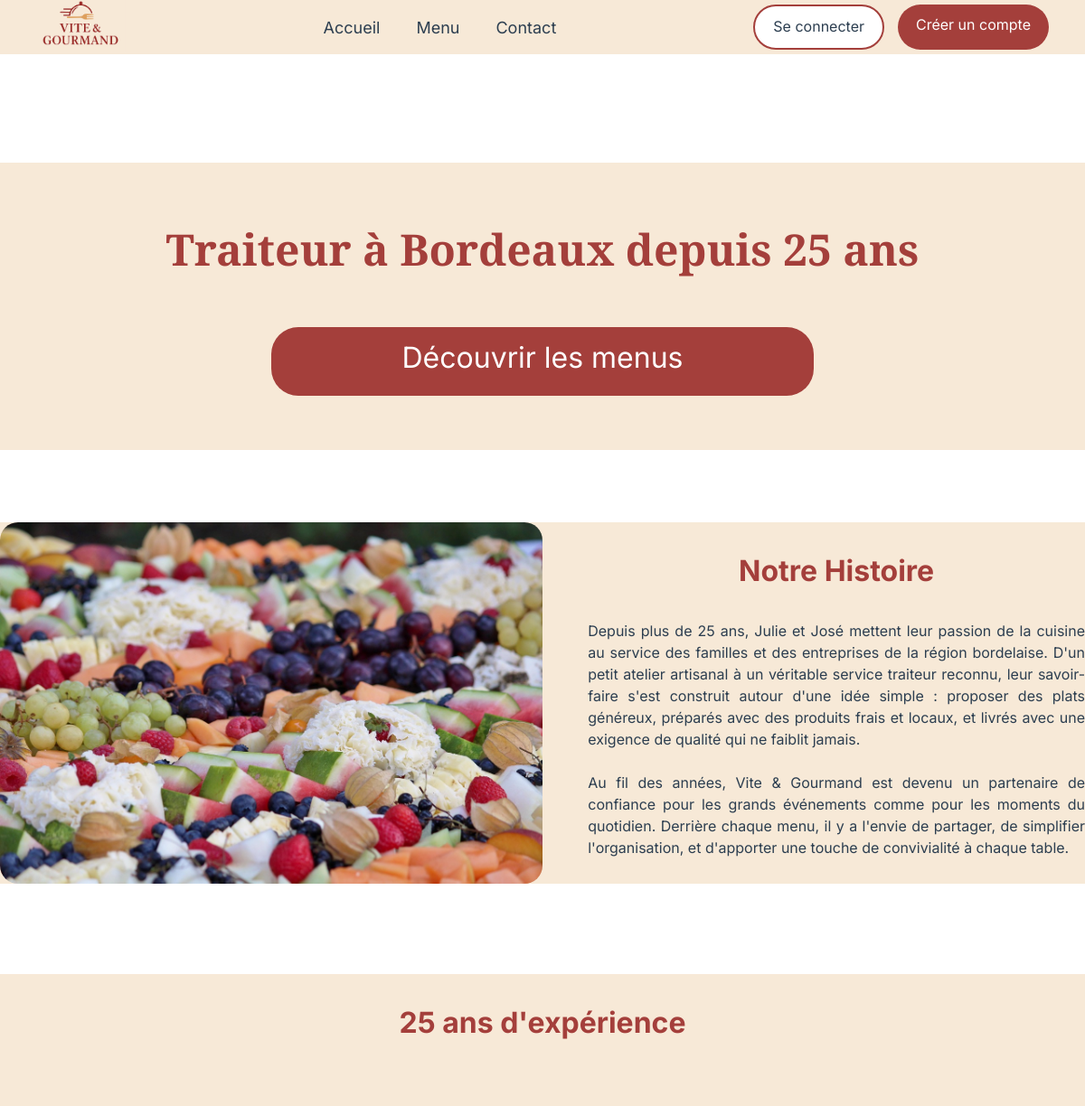
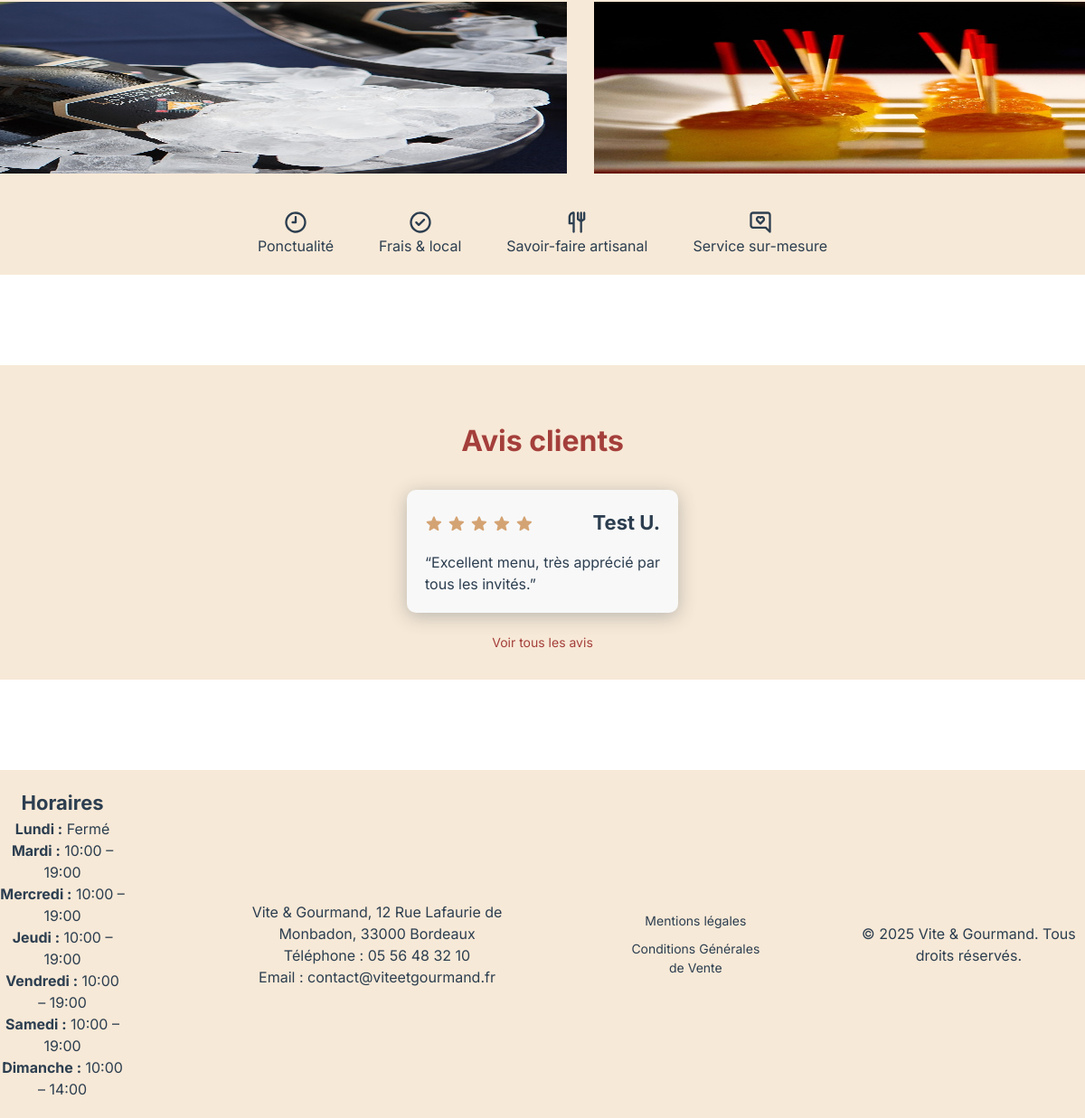
The page /public/index.php on the database its author committed (2 pictures, top to bottom).
### tables this page shows
CREATE TABLE avis (
    id INT AUTO_INCREMENT PRIMARY KEY,
    commande_id INT NOT NULL UNIQUE,
    note INT CHECK (note BETWEEN 1 AND 5),
    commentaire TEXT,
    valide BOOLEAN DEFAULT FALSE,
    FOREIGN KEY (commande_id) REFERENCES commande(id)
);

CREATE TABLE utilisateur (
    id INT AUTO_INCREMENT PRIMARY KEY,
    prenom VARCHAR(50) NOT NULL,
    nom VARCHAR(50) NOT NULL,
    email VARCHAR(100) NOT NULL UNIQUE,
    gsm VARCHAR(150),
    adresse VARCHAR(255) NOT NULL,
    ville VARCHAR(100) NOT NULL,
    code_postal VARCHAR(10) NOT NULL,
    mot_de_passe VARCHAR(255) NOT NULL,
    reset_token VARCHAR(255),
    reset_expires DATETIME,
    role VARCHAR(50) DEFAULT 'user',
    actif BOOLEAN DEFAULT TRUE
);

CREATE TABLE horaire (
    id INT AUTO_INCREMENT PRIMARY KEY,
    jour VARCHAR(20) NOT NULL,
    ouverture TIME NULL,
    fermeture TIME NULL
);

### models/avisModel.php (called while the page is built, shortened)
<?php
function getAvisValides(PDO $pdo, int $limit = 3): array
{
    $sql = "
        SELECT
            a.note,
            a.commentaire,
            u.prenom,
            u.nom
        FROM avis a
        JOIN commande c ON a.commande_id = c.id
        JOIN utilisateur u ON c.utilisateur_id = u.id
        WHERE a.valide = 1
        ORDER BY a.id DESC
        LIMIT :limit
    ";
    $stmt = $pdo->prepare($sql);
    $stmt->bindValue(':limit', $limit, PDO::PARAM_INT);
    $stmt->execute();
    return $stmt->fetchAll(PDO::FETCH_ASSOC);
}

### models/horaireModel.php (called while the page is built, shortened)
<?php
function getHoraires(PDO $pdo): array
{
    $stmt = $pdo->query("
        SELECT jour, ouverture, fermeture
        FROM horaire
        ORDER BY id
    ");
    return $stmt->fetchAll(PDO::FETCH_ASSOC);
}

### public/index.php (the view, shortened to what this page needs)
<?php
require_once __DIR__ . '/../config/database.php';
require_once __DIR__ . '/../models/avisModel.php';
$avisList = getAvisValides($pdo, 3);
?>
<!DOCTYPE html>
<html lang="fr">
<head>
    <?php
    require_once __DIR__ . '/../partials/head.php';
    ?>
</head>
<body>
<?php
require_once __DIR__ . '/../partials/header.php';
?>
<main id="main-content">
    <section class="hero-section commandes-hero">
        <h1>Traiteur à Bordeaux depuis 25 ans</h1>
        <a href="menus.php" class="button">Découvrir les menus</a>
    </section>
    <section class="histoire">
        <img src="assets/images/histoire.jpg" alt="assortiment de fruits frais">
        <div class="histoire-text">
            <h2>Notre Histoire</h2>
            <p>
                Depuis plus de 25 ans, Julie et José mettent leur passion de la cuisine
                au service des familles et des entreprises de la région bordelaise.
                D'un petit atelier artisanal à un véritable service traiteur reconnu,
                leur savoir-faire s'est construit autour d'une idée simple : proposer
                des plats généreux, préparés avec des produits frais et locaux, et
                livrés avec une exigence de qualité qui ne faiblit jamais.
            </p><br>
            <p>
                Au fil des années, Vite & Gourmand est devenu un partenaire de confiance
                pour les grands événements comme pour les moments du quotidien.
                Derrière chaque menu, il y a l'envie de partager, de simplifier
                l'organisation, et d'apporter une touche de convivialité à chaque table.
            </p>
        </div>
    </section>
    <section class="experience">
        <h2>25 ans d'expérience</h2>
        <div class="experience-photos">
            <img src="assets/images/experience2.jpg" alt="plateau de petits fours salés">
            <img src="assets/images/experience3.jpg" alt="seau de bouteilles de champagne">
        </div>
        <div class="experience-icons">
            <div class="icon-item">
                <img src="assets/images/icone_clock.svg" alt="icone horloge">
                <p>Ponctualité</p>
            </div>
            <div class="icon-item">
                <img src="assets/images/icone_check.svg" alt="icone check">
                <p>Frais & local</p>
            </div>
            <div class="icon-item">
                <img src="assets/images/icone_utensils.svg" alt="icone ustensils">
                <p>Savoir-faire artisanal</p>
            </div>
            <div class="icon-item">
                <img src="assets/images/icone_heart.svg" alt="icone coeur">
                <p>Service sur-mesure</p>
            </div>
        </div>
    </section>
    <section class="avis">
        <h2>Avis clients</h2>
        <?php if (empty($avisList)): ?>
            <p>Aucun avis client pour le moment.</p>
        <?php else: ?>
            <div class="avis-container">
                <?php foreach ($avisList as $avis): ?>
                    <div class="avis-card">
                        <div class="avis-header">
                            <div class="avis-stars">
                                <?php for ($i = 1; $i <= 5; $i++): ?>
                                    <img
                                        src="assets/images/icone_star.svg"
                                        alt="étoile"
                                        class="star <?= $i <= $avis['note'] ? 'active' : '' ?>"
                                    >
                                <?php endfor; ?>
                            </div>
                            <h3>
                                <?= htmlspecialchars($avis['prenom']) ?>
                                <?= strtoupper(substr($avis['nom'], 0, 1)) ?>.
                            </h3>
                        </div>
                        <p>
                            “<?= nl2br(htmlspecialchars($avis['commentaire'])) ?>”
                        </p>
                    </div>
                <?php endforeach; ?>
            </div>
        <?php endif; ?>
        <div class="avis-footer">
            <a href="avis.php">Voir tous les avis</a>
        </div>
    </section>
</main>
<?php
require_once __DIR__ . '/../partials/footer.php';
?>
</body>
</html>

### partials/footer.php (shortened to what this page needs)
<?php
require_once __DIR__ . '/../config/database.php';
require_once __DIR__ . '/../models/horaireModel.php';
$horaires = getHoraires($pdo);
?>
<footer>
        <div class="footer-container">
            <div class="horaires">
                <h3>Horaires</h3>
                <?php foreach ($horaires as $h): ?>
                    <p>
                        <strong><?= ucfirst($h['jour']) ?> :</strong>
                        <?php if ($h['ouverture'] && $h['fermeture']): ?>
                            <?= substr($h['ouverture'], 0, 5) ?> – <?= substr($h['fermeture'], 0, 5) ?>
                        <?php else: ?>
                            Fermé
                        <?php endif; ?>
                    </p>
                <?php endforeach; ?>
            </div>
            <div class="contact">
                <p>Vite & Gourmand, 12 Rue Lafaurie de Monbadon, 33000 Bordeaux</p>
                <p>Téléphone : 05 56 48 32 10</p>
                <p>Email : contact@viteetgourmand.fr </p>
            </div>
            <div class="legal">
                <a href="mentions-legales.php">Mentions légales</a>
                <a href="cgv.php">Conditions Générales de Vente</a>
            </div>
            <div class="copyright">
                <p>&copy; 2025 Vite & Gourmand. Tous droits réservés.</p>
            </div>
        </div>
    </footer>

### public/assets/css/style.css (style rules this page uses)
* { margin: 0; padding: 0; box-sizing: border-box; }
h2 { font-size: 2rem; text-align: center; color: #A43F3B; margin-bottom: 20px; }
h3 { font-size: 1.375rem; }
p { font-size: 1rem; }
html, body { overflow-x: hidden; }
body { font-family: 'Inter', sans-serif; background-color: #FFFFFF; color: #2C3E50; line-height: 1.5; }
h1 { font-weight: bold; font-size: 3rem; font-family: 'Playfair Display', serif; color: #A43F3B; }
.footer-container { display: flex; flex-direction: row; justify-content: center; align-items: center; background-color: #F7E9D7; color: #2C3E50; text-align: center; padding: 20px 0; gap: 100px; }
.legal { display: flex; flex-direction: column; gap: 10px; font-size: 0.875rem; }
.legal a { color: #2C3E50; text-decoration: none; }
.hero-section { display: flex; flex-direction: column; align-items: center; background-color: #F7E9D7; padding: 60px 20px; margin-bottom: 80px; }
.hero-section h1 { margin-bottom: 50px; }
.hero-section .button { padding: 10px 20px; background-color: #A43F3B; color: white; border: none; border-radius: 30px; cursor: pointer; height: 76px; width: 100%; max-width: 600px; font-size: 2rem; text-align: center; text-decoration: none; }
.histoire { display: flex; flex-direction: row; justify-content: center; align-items: flex-start; gap: 50px; margin-bottom: 100px; background-color: #F7E9D7; }
.histoire img { height: 400px; border-radius: 20px; }
.histoire-text { max-width: 600px; text-align: justify; font-size: 1rem; color: #2C3E50; }
.histoire-text h2 { margin: 30px 0; }
.experience { display: flex; flex-direction: column; justify-content: center; align-items: center; margin-bottom: 100px; background-color: #F7E9D7; }
.experience h2 { margin-top: 30px; }
.experience-photos { display: flex; flex-direction: row; gap: 30px; margin-top: 50px; height: 190px; }
.experience-icons { display: flex; flex-direction: row; gap: 50px; margin-top: 40px; }
.icon-item { display: flex; flex-direction: column; align-items: center; font-size: 1rem; color: #2C3E50; padding-bottom: 20px; }
.avis { display: flex; flex-direction: column; align-items: center; background-color: #F7E9D7; padding: 30px 60px; margin-bottom: 100px; }
.avis h2 { margin: 30px 0; }
.avis-container { display: flex; gap: 20px; flex-wrap: wrap; justify-content: center; max-width: 1200px; }
.avis-card { width: 300px; padding: 20px; background: #f8f8f8; border-radius: 10px; box-shadow: 0 4px 20px rgba(44, 62, 80, 0.3); }
.avis-header { display: flex; justify-content: space-between; align-items: center; margin-bottom: 10px; }
.avis-stars { display: flex; gap: 5px; }
.avis-stars img.star { opacity: 0.3; }
.avis-stars img.star.active { opacity: 1; }
.avis-card p { margin-top: 15px; text-align: justify; }
.avis-footer { margin-top: 20px; }
.avis-footer a { font-size: 0.875rem; color: #A43F3B; text-decoration: none; }
.star { font-size: 1.625rem; cursor: pointer; color: #ccc; transition: color 0.2s ease, transform 0.1s ease; }
.star.active { color: #f5b301; }

### rows shown on the page
avis: utilisateur.prenom "Test", utilisateur.nom "U", commentaire "Excellent menu, très apprécié par tous les invités."
horaire: jour "Lundi", shows "Fermé"
horaire: jour "Mardi", ouverture "10:00", fermeture "19:00"
horaire: jour "Mercredi", ouverture "10:00", fermeture "19:00"
horaire: jour "Jeudi", ouverture "10:00", fermeture "19:00"
horaire: jour "Vendredi", ouverture "10:00", fermeture "19:00"
horaire: jour "Samedi", ouverture "10:00", fermeture "19:00"
horaire: jour "Dimanche", ouverture "10:00", fermeture "14:00"
